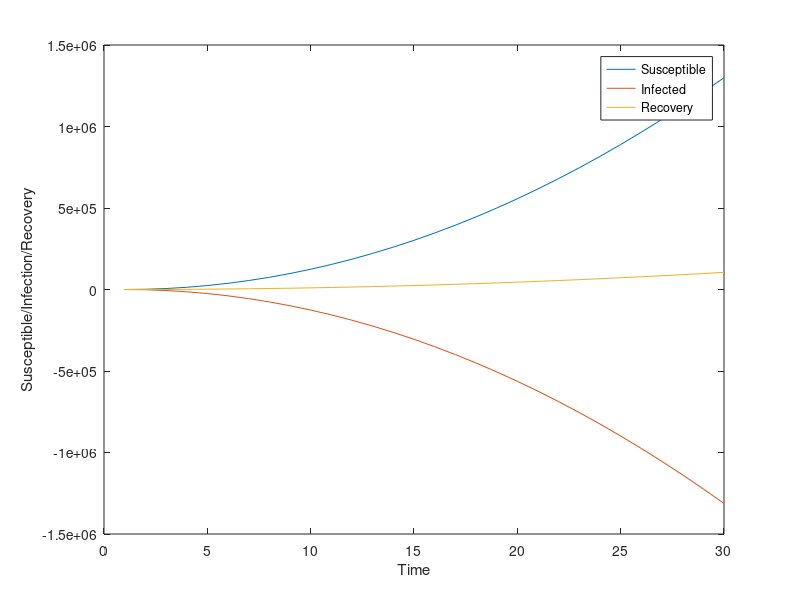

Source code (MATLAB):
%SIR FOR MUMPS DISEASE MODELLING


clear all;
b=input('Enter Natural Birth Rate, B: ');
a=input('Enter Contact Rate, a: ');
u=input('Enter Natural Death Rate, u: ');
g=input('Enter Recovery Rate, g: ');
d=input('Enter Disease Death Rate, d: ');
s_not=input('Enter Number of Susceptible, S: ');
i_not=input('Enter Number of Infected, I: ');
r_not=input('Enter Number of Recovered, R: ');

S1=b-(a*s_not*i_not)-(u*s_not);
    S2=(-a*s_not*i_not)*(a*s_not - (g+d+u));
    S3=-(b-(a*s_not*i_not)-(u*s_not))*((a*i_not)+u);


    I1=(i_not*((a*s_not)-(g+d+u)));
    I2=i_not*((a*s_not)-(g+d+u))^2;
    I3=(a*i_not)*(b-(a*s_not*i_not)-(u*s_not));

    R1=((g*i_not)-(u*r_not));
    R2=(g*i_not)*((a*s_not)-(g+d+u));
    R3=-u*((g*i_not)-(u*r_not));
t=0;
for i=1:30
    
    
       
    
    S(i)= s_not + (S1*t) +((S2+S3)*(t^2)/2);
    I(i)= i_not + (I1*t)+ ((I2+I3)*(t^2)/2);
    R(i)= r_not + (R1*t)+((R2+R3)*(t^2)/2);
    
    fprintf('S(%.1f)= %.6f\n',i,S(i));
    fprintf('I(%.1f)= %.6f\n',i,I(i));
    fprintf('R(%.1f)= %.6f\n',i,R(i));
    t=t+1;
    xx(i)=i;
end

plot(xx,S(1:i),xx,I(1:i),xx,R(1:i));
hold on
xlabel('Time')
ylabel('Susceptible/Infection/Recovery')
legend('Susceptible','Infected','Recovery')